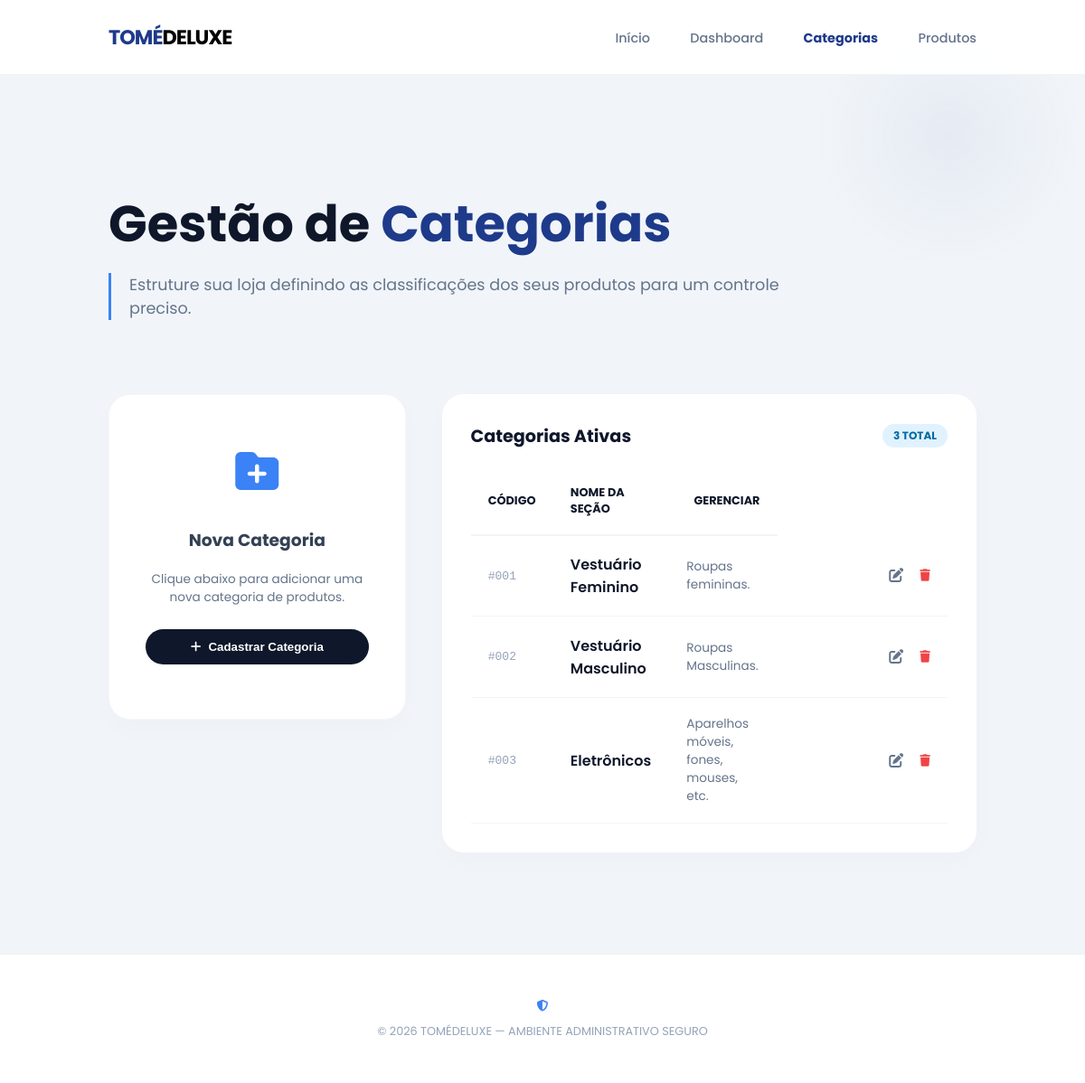
Before: /categorias with the older database file.
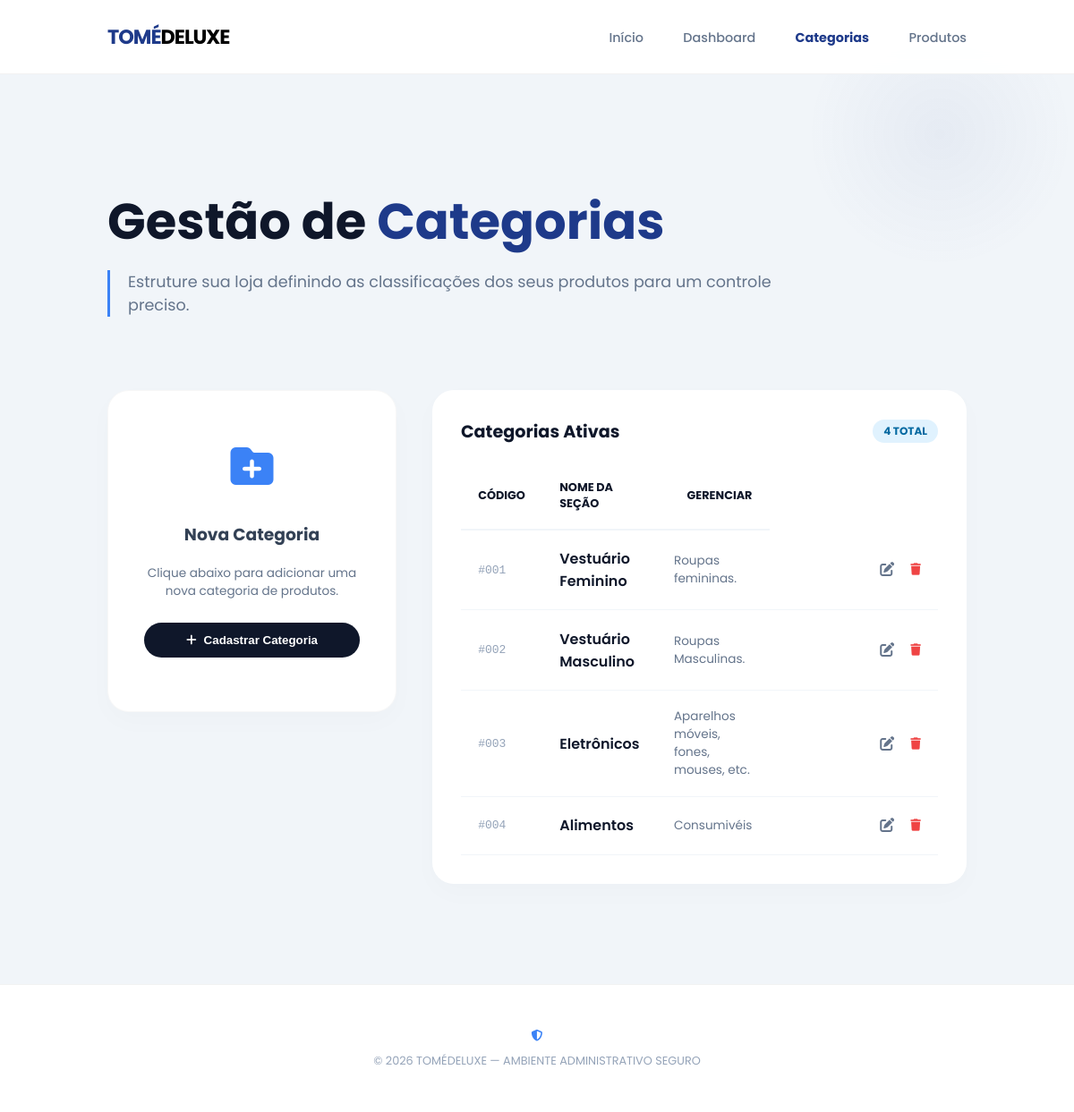
After: the same page with the newer database file.
### models.py (models this page shows, shortened)
class Categoria(Base):
    __tablename__ = "categorias"
    id = Column(Integer, primary_key=True, autoincrement=True)
    nome = Column(String(100), nullable=False)
    descricao = Column(String(150))
    produtos = relationship("Produto", back_populates="categoria")

### main.py (the view)
@app.get("/categorias")
def exibir_categorias(request: Request, db: Session = Depends(get_db)):
    categorias = db.query(Categoria).all()
    return templates.TemplateResponse(
        request,
        "categorias.html",
        {"request": request,
         "categorias": categorias
        }
    )

### templates/categorias.html (shortened to what the changed rows need)
<!DOCTYPE html>
<html lang="pt-br">
<head>
    <link rel="stylesheet" href="/static/style.css">
    <link rel="stylesheet" href="https://cdnjs.cloudflare.com/ajax/libs/font-awesome/6.4.0/css/all.min.css">
</head>
<body>
    <main>
        <header class="hero">
            <h1>Gestão de <span>Categorias</span></h1>
        </header>
        <div class="container" style="display: grid; grid-template-columns: 1fr 1.8fr; align-items: start; gap: 40px;">
            <section class="data-table-container">
                <div style="display: flex; justify-content: space-between; align-items: center; margin-bottom: 20px;">
                    <h3 style="margin: 0; font-size: 1.2rem; color: var(--dark-bg);">Categorias Ativas</h3>
                    <span
                        style="background: #E0F2FE; color: #0369A1; padding: 4px 12px; border-radius: 20px; font-size: 0.75rem; font-weight: 700;">
                        {{ categorias|length }} TOTAL
                    </span>
                </div>
                <table>
                    <thead>
                        <tr>
                            <th>Código</th>
                            <th>Nome da Seção</th>
                            <th style="text-align: right;">Gerenciar</th>
                        </tr>
                    </thead>
                    <tbody>
                        {% for categoria in categorias %}
                        <tr>
                            <td style="font-family: monospace; color: #94A3B8;">#{{ "%03d"|format(categoria.id) }}</td>
                            <td style="font-weight: 600; color: var(--dark-bg);">{{ categoria.nome }}</td>
                            <td style="color: #64748B; font-size: 0.85rem;">{{ categoria.descricao }}</td>
                            <td style="text-align: right; min-width: 150px;">
                                <div id="acoes-normais-{{ categoria.id }}"
                                    style="display: flex; justify-content: flex-end; align-items: center;">
                                    <a href="/categorias/{{ categoria.id }}/editar" title="Editar"
                                        style="color: #64748B; margin-right: 18px; transition: 0.3s; text-decoration: none;">
                                        <i class="fa-solid fa-pen-to-square"></i>
                                    </a>
                                    <button type="button" onclick="pedirConfirmacao('{{ categoria.id }}')" title="Excluir"
                                        style="background: none; border: none; color: #EF4444; cursor: pointer; padding: 0;">
                                        <i class="fa-solid fa-trash"></i>
                                    </button>
                                </div>
                            </td>
                        </tr>
                        {% endfor %}
                    </tbody>
                </table>
            </section>
        </div>
    </main>
</body>
</html>

Changed rows visible on the page:
added Categoria: id "004", nome "Alimentos", descricao "Consumivéis"
Other visible differences:
{{ categorias|length }}: "3" → "4"
